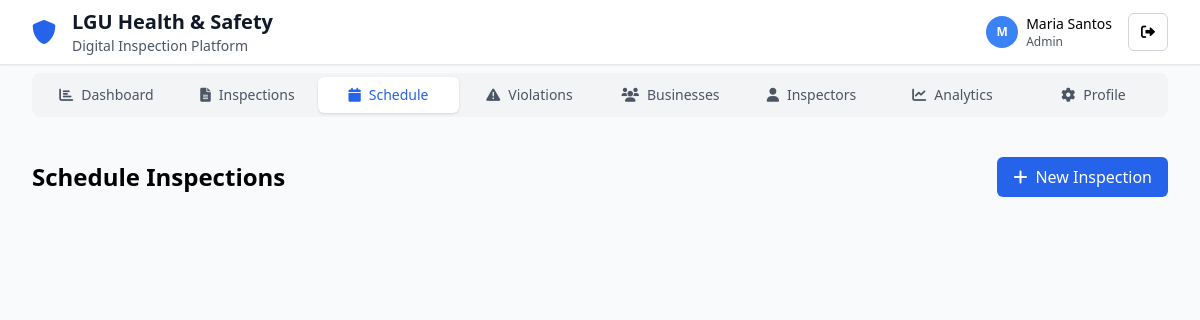
The page /admin/schedule.php (signed in) on the database its author committed.
### tables this page shows
CREATE TABLE users (
    id INT PRIMARY KEY AUTO_INCREMENT,
    name VARCHAR(255) NOT NULL,
    email VARCHAR(255) UNIQUE NOT NULL,
    password VARCHAR(255) NOT NULL,
    role ENUM('super_admin', 'admin', 'inspector', 'business_owner', 'community_user') NOT NULL DEFAULT 'inspector',
    avatar VARCHAR(255) NULL,
    department VARCHAR(255) NULL,
    certification VARCHAR(255) NULL,
    created_at TIMESTAMP DEFAULT CURRENT_TIMESTAMP,
    updated_at TIMESTAMP DEFAULT CURRENT_TIMESTAMP ON UPDATE CURRENT_TIMESTAMP,
    INDEX idx_email (email),
    INDEX idx_role (role)
);

### models/User.php (called while the page is built, shortened)
<?php
class User {
    private $conn;
    private $table_name = "users";
    public $id;
    public function __construct($db) {
        $this->conn = $db;
    }
    public function readOne() {
        $query = "SELECT * FROM " . $this->table_name . " WHERE id = ? LIMIT 0,1";
        $stmt = $this->conn->prepare($query);
        $stmt->bindParam(1, $this->id);
        $stmt->execute();
        $row = $stmt->fetch(PDO::FETCH_ASSOC);
        if ($row) {
            $this->name = $row['name'];
            $this->role = $row['role'];
            return true;
        }
        return false;
    }
}
?>

### utils/access_control.php (called while the page is built, shortened)
<?php
class AccessControl {
    private static $permissions = [
        'super_admin' => [
            'dashboard' => true,
            'inspections' => true,
            'schedule' => true,
            'violations' => true,
            'businesses' => true,
            'inspectors' => true,
            'analytics' => true,
            'profile' => true,
            'user_management' => true,
            'system_config' => true
        ],
        'admin' => [
            'dashboard' => true,
            'inspections' => true,
            'schedule' => true,
            'violations' => true,
            'businesses' => true,
            'inspectors' => true,
            'analytics' => true,
            'profile' => true,
            'user_management' => false,
            'system_config' => false
        ],
        'inspector' => [
            'dashboard' => true,
            'inspections' => true,
            'schedule' => true,
            'violations' => true,
            'businesses' => true,
            'inspectors' => false,
            'analytics' => false,
            'profile' => true,
            'user_management' => false,
            'system_config' => false,
            'assigned_inspections' => true
        ],
        'business_owner' => [
            'dashboard' => true,
            'inspections' => false,
            'schedule' => false,
            'violations' => true,
            'businesses' => false,
            'inspectors' => false,
            'analytics' => false,
            'profile' => true,
            'user_management' => false,
            'system_config' => false
        ],
        'community_user' => [
            'dashboard' => true,
            'inspections' => false,
            'schedule' => false,
            'violations' => false,
            'businesses' => false,
            'inspectors' => false,
            'analytics' => false,
            'profile' => true,
            'user_management' => false,
            'system_config' => false
        ]
    ];
    public static function hasPermission($role, $resource) {
        return self::$permissions[$role][$resource] ?? false;
    }
}
function currentUserHasPermission($resource) {
    return AccessControl::hasPermission($_SESSION['user_role'], $resource);
}
?>

### admin/schedule.php (the view, shortened to what this page needs)
<?php
require_once '../models/User.php';
require_once '../utils/access_control.php';
?>
<!DOCTYPE html>
<html lang="en">
<head>
    <script src="https://cdn.tailwindcss.com"></script>
    <link href="https://cdnjs.cloudflare.com/ajax/libs/font-awesome/6.0.0/css/all.min.css" rel="stylesheet">
</head>
<body class="min-h-screen bg-gray-50">
    <?php include '../includes/navigation.php'; ?>
    <div class="max-w-7xl mx-auto px-4 sm:px-6 lg:px-8 py-4 sm:py-8">
        <div class="flex justify-between items-center mb-6">
            <h2 class="text-2xl font-bold">Schedule Inspections</h2>
            <button onclick="document.getElementById('scheduleModal').classList.remove('hidden')"
                    class="bg-blue-600 text-white px-4 py-2 rounded-md hover:bg-blue-700">
                <i class="fas fa-plus mr-2"></i>New Inspection
            </button>
        </div>
    </div>
</body>
</html>

### includes/navigation.php (shortened to what this page needs)
<?php
$rootPath = dirname(__DIR__);
require_once '../models/User.php';
require_once $rootPath . '/utils/access_control.php';
if (isset($_SESSION['user_id'])) {
    $database = new Database();
    $db = $database->getConnection();
    $user = new User($db);
    $user->id = $_SESSION['user_id'];
    $user->readOne();
}
?>
<header class="bg-white shadow-sm border-b">
    <div class="max-w-7xl mx-auto px-4 sm:px-6 lg:px-8">
        <div class="flex justify-between items-center h-16">
            <div class="flex items-center space-x-2 sm:space-x-4 min-w-0 flex-1">
                <i class="fas fa-shield-alt text-blue-600 text-xl sm:text-2xl"></i>
                <div class="min-w-0 flex-1">
                    <h1 class="text-sm sm:text-xl font-bold text-gray-900 truncate">LGU Health & Safety</h1>
                    <p class="text-xs sm:text-sm text-gray-600 hidden sm:block">Digital Inspection Platform</p>
                </div>
            </div>
            <div class="flex items-center space-x-1 sm:space-x-4 flex-shrink-0">
                <?php if (isset($_SESSION['user_id'])): ?>
                <div class="flex items-center space-x-2">
                    <div class="w-8 h-8 bg-blue-500 rounded-full flex items-center justify-center text-white text-xs font-bold">
                        <?php echo substr($user->name, 0, 1); ?>
                    </div>
                    <div class="hidden lg:block">
                        <p class="text-sm font-medium"><?php echo $user->name; ?></p>
                        <p class="text-xs text-gray-600"><?php echo ucfirst(str_replace('_', ' ', $user->role)); ?></p>
                    </div>
                </div>
                <?php if ($user->role == 'admin' || $user->role == 'super_admin' || $user->role == 'inspector'): ?>
                <a href="admin_logout.php" class="bg-white border border-gray-300 rounded-md px-3 py-2 text-sm">
                    <i class="fas fa-sign-out-alt"></i>
                </a>
                <?php else: ?>
                <a href="user_logout.php" class="bg-white border border-gray-300 rounded-md px-3 py-2 text-sm">
                    <i class="fas fa-sign-out-alt"></i>
                </a>
                <?php endif; ?>
                <?php else: ?>
                <a href="public_login.php" class="bg-blue-600 text-white rounded-md px-4 py-2 text-sm hover:bg-blue-700">
                    Login
                </a>
                <?php endif; ?>
            </div>
        </div>
    </div>
</header>
<?php if (isset($_SESSION['user_id'])): ?>
<div class="max-w-7xl mx-auto px-4 sm:px-6 lg:px-8 py-2">
    <div class="w-full overflow-x-auto">
        <div class="grid grid-cols-4 sm:grid-cols-4 lg:grid-cols-8 min-w-max bg-gray-100 rounded-lg p-1">
            <a href="index.php" class="flex items-center justify-center space-x-1 sm:space-x-2 px-2 sm:px-3 py-2 rounded-md text-sm font-medium <?php echo basename($_SERVER['PHP_SELF']) == 'index.php' ? 'bg-white text-blue-600 shadow' : 'text-gray-600 hover:text-gray-900'; ?>">
                <i class="fas fa-chart-bar text-sm"></i>
                <span class="hidden sm:inline">Dashboard</span>
            </a>
            <?php if (currentUserHasPermission('inspections')): ?>
            <a href="inspections.php" class="flex items-center justify-center space-x-1 sm:space-x-2 px-2 sm:px-3 py-2 rounded-md text-sm font-medium <?php echo basename($_SERVER['PHP_SELF']) == 'inspections.php' ? 'bg-white text-blue-600 shadow' : 'text-gray-600 hover:text-gray-900'; ?>">
                <i class="fas fa-file-alt text-sm"></i>
                <span class="hidden sm:inline">Inspections</span>
            </a>
            <?php endif; ?>
            <?php if (currentUserHasPermission('schedule')): ?>
            <a href="schedule.php" class="flex items-center justify-center space-x-1 sm:space-x-2 px-2 sm:px-3 py-2 rounded-md text-sm font-medium <?php echo basename($_SERVER['PHP_SELF']) == 'schedule.php' ? 'bg-white text-blue-600 shadow' : 'text-gray-600 hover:text-gray-900'; ?>">
                <i class="fas fa-calendar text-sm"></i>
                <span class="hidden sm:inline">Schedule</span>
            </a>
            <?php endif; ?>
            <?php if (currentUserHasPermission('violations')): ?>
            <a href="violations.php" class="flex items-center justify-center space-x-1 sm:space-x-2 px-2 sm:px-3 py-2 rounded-md text-sm font-medium <?php echo basename($_SERVER['PHP_SELF']) == 'violations.php' ? 'bg-white text-blue-600 shadow' : 'text-gray-600 hover:text-gray-900'; ?>">
                <i class="fas fa-exclamation-triangle text-sm"></i>
                <span class="hidden sm:inline">Violations</span>
            </a>
            <?php endif; ?>
            <?php if (currentUserHasPermission('businesses')): ?>
            <a href="businesses.php" class="flex items-center justify-center space-x-1 sm:space-x-2 px-2 sm:px-3 py-2 rounded-md text-sm font-medium <?php echo basename($_SERVER['PHP_SELF']) == 'businesses.php' ? 'bg-white text-blue-600 shadow' : 'text-gray-600 hover:text-gray-900'; ?>">
                <i class="fas fa-users text-sm"></i>
                <span class="hidden lg:inline">Businesses</span>
            </a>
            <?php endif; ?>
            <?php if (currentUserHasPermission('inspectors')): ?>
            <a href="inspectors.php" class="flex items-center justify-center space-x-1 sm:space-x-2 px-2 sm:px-3 py-2 rounded-md text-sm font-medium <?php echo basename($_SERVER['PHP_SELF']) == 'inspectors.php' ? 'bg-white text-blue-600 shadow' : 'text-gray-600 hover:text-gray-900'; ?>">
                <i class="fas fa-user text-sm"></i>
                <span class="hidden lg:inline">Inspectors</span>
            </a>
            <?php endif; ?>
            <?php if (currentUserHasPermission('analytics')): ?>
            <a href="analytics.php" class="flex items-center justify-center space-x-1 sm:space-x-2 px-2 sm:px-3 py-2 rounded-md text-sm font-medium <?php echo basename($_SERVER['PHP_SELF']) == 'analytics.php' ? 'bg-white text-blue-600 shadow' : 'text-gray-600 hover:text-gray-900'; ?>">
                <i class="fas fa-chart-line text-sm"></i>
                <span class="hidden lg:inline">Analytics</span>
            </a>
            <?php endif; ?>
            <?php if (currentUserHasPermission('profile')): ?>
            <a href="profile.php" class="flex items-center justify-center space-x-1 sm:space-x-2 px-2 sm:px-3 py-2 rounded-md text-sm font-medium <?php echo basename($_SERVER['PHP_SELF']) == 'profile.php' ? 'bg-white text-blue-600 shadow' : 'text-gray-600 hover:text-gray-900'; ?>">
                <i class="fas fa-cog text-sm"></i>
                <span class="hidden lg:inline">Profile</span>
            </a>
            <?php endif; ?>
        </div>
    </div>
</div>
<?php endif; ?>

### rows shown on the page
users: name "M", name "Maria Santos", role "Admin"
